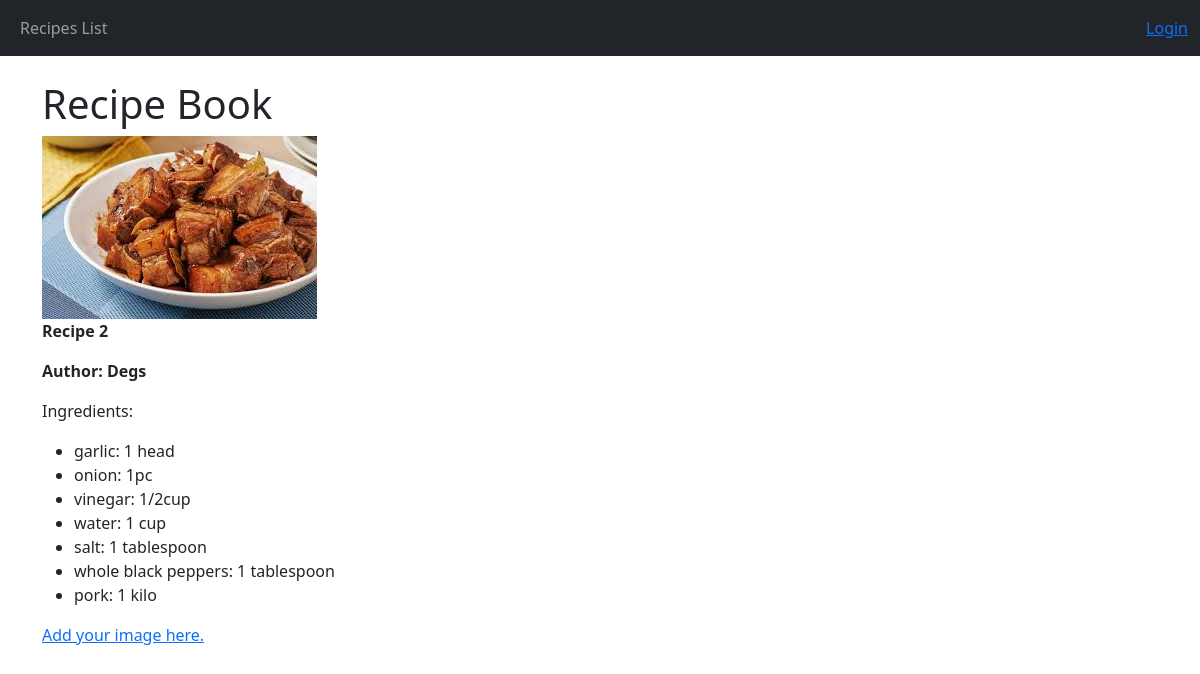
The app's page /recipe/2/ with its own data.
### ledger/models.py (models this page shows, shortened)
class RecipeImage(models.Model):
    image = models.ImageField(upload_to="images/", blank=False,
                              null=False)
    description = models.TextField(max_length=255)
    recipe = models.ForeignKey(Recipe, on_delete=models.CASCADE,
                               related_name="images")

class Recipe(models.Model):
    recipe_name = models.CharField(max_length=255, default="")
    recipe_author = models.CharField(max_length=255, default="")
    CreatedOn = models.DateField(auto_now_add=True)
    UpdatedOn = models.DateField(auto_now=True)

class RecipeIngredient(models.Model):
    ingredient = models.ForeignKey(Ingredient, on_delete=models.CASCADE,
                                   related_name="ingredients")
    recipe = models.ForeignKey(Recipe, on_delete=models.CASCADE,
                               related_name="recipe")
    quantity = models.CharField(max_length=100)

class Ingredient(models.Model):
    ingredient_name = models.CharField(max_length=255, default="")

### ledger/views.py (the view)
# urls.py: path("recipe/<int:recipe_id>/", views.recipe_ingredients,
def recipe_ingredients(request, recipe_id):
    recipe = Recipe.objects.filter(id=recipe_id).first()
    return render(request, "recipe_ingredients.html",
                  {"recipe": recipe})

### ledger/templates/recipe_ingredients.html
{% extends 'base_template.html' %}
{% block body_content %}
    <div class="container mt-4">
        <h1>Recipe Book</h1>
        <div>
            {% for image in recipe.images.all %}
            <img src="{{ image.image.url }}" alt="{{ image.description }}" style="max-width: 300px;">
            {% endfor %}
        </div>
        <p><Strong>Recipe {{ recipe.id }}</Strong></h2>
        <p><Strong>Author: {{ recipe.recipe_author }}</Strong></p>
        <p>Ingredients:</p>
        <ul>
            {% for recipeingredient in recipe.recipe.all %}
            <li>{{ recipeingredient.ingredient.ingredient_name }}: {{ recipeingredient.quantity }}</li>
            {% endfor %}
        </ul>
        <p><a href="{% url 'add_image' recipe.id %}">Add your image here.</a></p>
    </div>
{% endblock %}

### records on screen
RecipeImage: image (picture)
Recipe: id "2", recipe_author "Degs"
RecipeIngredient: ingredient.ingredient_name "garlic", quantity "1 head"
RecipeIngredient: ingredient.ingredient_name "onion", quantity "1pc"
RecipeIngredient: ingredient.ingredient_name "vinegar", quantity "1/2cup"
RecipeIngredient: ingredient.ingredient_name "water", quantity "1 cup"
RecipeIngredient: ingredient.ingredient_name "salt", quantity "1 tablespoon"
RecipeIngredient: ingredient.ingredient_name "whole black peppers", quantity "1 tablespoon"
RecipeIngredient: ingredient.ingredient_name "pork", quantity "1 kilo"
